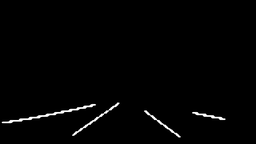
#> input picture res_mask.png, 256 x 144 px, shrunk from 1920 x 1080 before the run, found by its file name
$ python 'Two Pass Algorthm.py'
#> lines starting #> are read from the running program, lines starting #| are printed output that depends on the picture; after the words box and inside, x2 and y2 are one past the last pixel; in counts of white or black regions, pixels touching at a corner belong together
"""
#######################################
    @ Author : The DemonWolf
#######################################
"""

# Import the necessary libraries
import cv2 as cv
import numpy as np

# Define global variable to store unique edges
SimilarityMap = {}


class Graph:
    # init function to declare class variables
    def __init__(self, V):
        self.V = V
        self.adj = [[] for _ in range(V)]

    def DFSUtil(self, temp, v, visited):
        # Mark the current vertex as visited
        visited[v] = True
        # Store the vertex to list
        temp.append(v)

        # Repeat for all vertices adjacent to this vertex v
        for i in self.adj[v]:
            if not visited[i]:
                # Update the list
                temp = self.DFSUtil(temp, i, visited)
        return temp

    # Function to add an undirected edge
    def addEdge(self, v, w):
        self.adj[v].append(w)
        self.adj[w].append(v)

    # Function to retrieve connected components in an undirected graph
    def connectedComponents(self):
        visited, connectedComp = [], []
        for i in range(self.V):
            visited.append(False)
        for v in range(self.V):
            if not visited[v]:
                temp = []
                connectedComp.append(self.DFSUtil(temp, v, visited))
        return connectedComp


def updateSet(first, second):
    SimilarityMap.setdefault(first, set())
    SimilarityMap[first].add(second)
    SimilarityMap.setdefault(second, set())
    SimilarityMap[second].add(first)


def firstPhase(BinImage, ResultBinImage):
    Label = 0
    for row in range(len(BinImage)):
        for col in range(len(BinImage[0])):
            ResWest, ResNorth, ResNow = ResultBinImage[row][col-1], ResultBinImage[row-1][col], ResultBinImage[row][col]
            # Starting cell which is upper left corner cell
            if row == 0 and col == 0:
                Now = BinImage[row][col]
                if Now != 0:
                    Label += 1
                ResultBinImage[row][col] = Label

            # Entire first row except first cell
            elif row == 0 and col != 0:
                West, Now = BinImage[row][col-1], BinImage[row][col]
                if Now != West:
                    Label += 1
                ResultBinImage[row][col] = Label

            # Entire first column except first cell
            elif row != 0 and col == 0:
                North, Now = BinImage[row-1][col], BinImage[row][col]
                if Now != North:
                    Label += 1
                    ResultBinImage[row][col] = Label
                else:
                    ResultBinImage[row][col] = ResNorth

            # Except first row & column
            else:
                West, North, Now = BinImage[row][col-1], BinImage[row - 1][col], BinImage[row][col]
                if West == North and Now != West:
                    Label += 1
                    ResultBinImage[row][col] = Label
                    # Update SimilarityMap set
                    if Now == BinImage[row-1][col-1] and BinImage[row][col] != 0:
                        updateSet(ResultBinImage[row][col], ResultBinImage[row-1][col-1])

                if West == Now and North == Now:
                    ResultBinImage[row][col] = min(ResWest, ResNorth)
                    # Update SimilarityMap set
                    updateSet(ResNorth, ResWest)

                elif West == Now and North != Now:
                    ResultBinImage[row][col] = ResWest

                elif West != Now and North == Now:
                    ResultBinImage[row][col] = ResNorth

    return ResultBinImage, Label+1


def secondPhase(image, ResultBinImage):
    # Output after first pass
    ResultBinImage, maxLabel = firstPhase(image, ResultBinImage)
    # Create a graph to identify the connected components
    graph = Graph(maxLabel)
    for key, val in SimilarityMap.items():
        for ele in val:
            graph.addEdge(key, ele)
    # Remove similar labels
    components = graph.connectedComponents()
    for row in range(len(ResultBinImage)):
        for col in range(len(ResultBinImage[0])):
            if ResultBinImage[row][col] > 0:
                for index in range(len(components)):
                    if ResultBinImage[row][col] in components[index]:
                        ResultBinImage[row][col] = index

    return ResultBinImage


def ImageShowComponents(labels):
    # Map component labels to hue val
    label_hue = np.uint8(179*labels/np.max(labels))
    blank_ch = 255*np.ones_like(label_hue)
    labeled_img = cv.merge([label_hue, blank_ch, blank_ch])

    # cvt to BGR for display
    labeled_img = cv.cvtColor(labeled_img, cv.COLOR_HSV2BGR)

    # set bg label to black
    labeled_img[label_hue == 0] = 0

    cv.imwrite('labeled.png', labeled_img)
    # Print the final image and set wait until user exit the program (Close the image).
    cv.imshow('labeled.png', labeled_img)

    cv.waitKey(0)


if __name__ == '__main__':
    # Create a Resources folder and put the images to it.
    # Before start this program, make sure the image file named as fig1.png or
    # Put image name which is used to test the program, on the following list
    import pdb;pdb.set_trace()
    img = cv.imread("/home/ktd/cv_lane/res_mask.png", 0)
#> img is the input picture: shape (144, 256); min 0, max 255, mean 3.2
    # import pdb;pdb.set_trace()
    # Ensure binary
    img = cv.threshold(img, 127, 255, cv.THRESH_BINARY)[1]
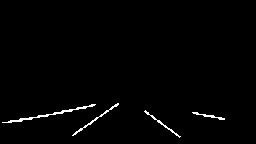
#> img: shape (144, 256); 1.2% white in thin lines or dots, all inside (x1, y1, x2, y2) = (2, 103, 225, 138)
    # Get row & col size of the img array
    size = list(img.shape)
#> size = [144, 256]
    # Create a empty 2D array, which as similar size as img array with initial value = 0
    ResBinImage = np.array([[0] * size[1] for _ in range(size[0])])
    # Run the twoPass algorithms
    labeledImage = secondPhase(img, ResBinImage)
#> the loop in firstPhase, `for row in range(len(BinImage)):` made 144 passes
#> after the loop in firstPhase, `for row in range(len(BinImage)):`:
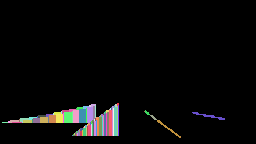
#> ResultBinImage: shape (144, 256) int64; 106 distinct labels, from 0 to 105; one colour per label, 0 black
#> after the loop in firstPhase, `for row in range(len(BinImage)):`: Label = 105
#> in secondPhase, `ResultBinImage, maxLabel = firstPhase(image, ResultBinImage)`: maxLabel = 106
#> in secondPhase, `components = graph.connectedComponents()`: components = 8 items
#> the loop in secondPhase, `for row in range(len(ResultBinImage)):` made 144 passes
#> after the loop in secondPhase, `for row in range(len(ResultBinImage)):`:
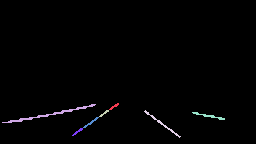
#> ResultBinImage: shape (144, 256) int64; 8 distinct labels, from 0 to 7; one colour per label, 0 black
    # Using openCV, colored different labels with different colors
    ImageShowComponents(labeledImage)
#> in ImageShowComponents, `labeled_img = cv.merge([label_hue, blank_ch, blank_ch])`:
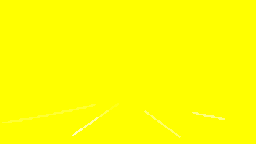
#> labeled_img: shape (144, 256, 3); mean of channels 0, 1, 2 1.1, 255, 255; drawn as B, G, R
#> in ImageShowComponents, `labeled_img = cv.cvtColor(labeled_img, cv.COLOR_HSV2BGR)`:
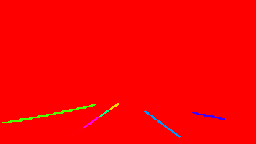
#> labeled_img: shape (144, 256, 3); mean B, G, R 1.4, 2, 252.9

$ run again, with Two_pass/Two_Pass_Algorithm-main/Resources/fig1.PNG copied over res_mask.png
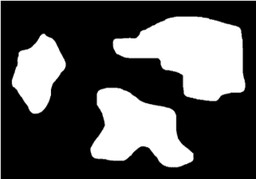
#> input picture Two_pass/Two_Pass_Algorithm-main/Resources/fig1.PNG, 256 x 179 px, shrunk from 361 x 253 before the run, found by its file name
#> img is the input picture: shape (179, 256); min 0, max 255, mean 82.6
#> img: shape (179, 256); 32.6% white; 4 white regions, box (x1, y1, x2, y2) and area: (113, 17, 245, 101) 6891, (90, 88, 194, 167) 5019, (12, 34, 66, 114) 2610, (0, 0, 256, 179) 434
#> after the loop in firstPhase, `for row in range(len(BinImage)):`:
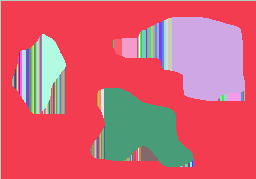
#> ResultBinImage: shape (179, 256) int64; 126 distinct labels, from 1 to 126; one colour per label, 0 black
#> after the loop in firstPhase, `for row in range(len(BinImage)):`: Label = 126
#> maxLabel = 127
#> components = 6 items
#> in ImageShowComponents, `labeled_img = cv.cvtColor(labeled_img, cv.COLOR_HSV2BGR)`:
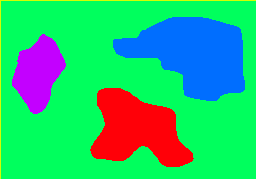
#> labeled_img: shape (179, 256, 3); mean B, G, R 116.4, 190.7, 41
